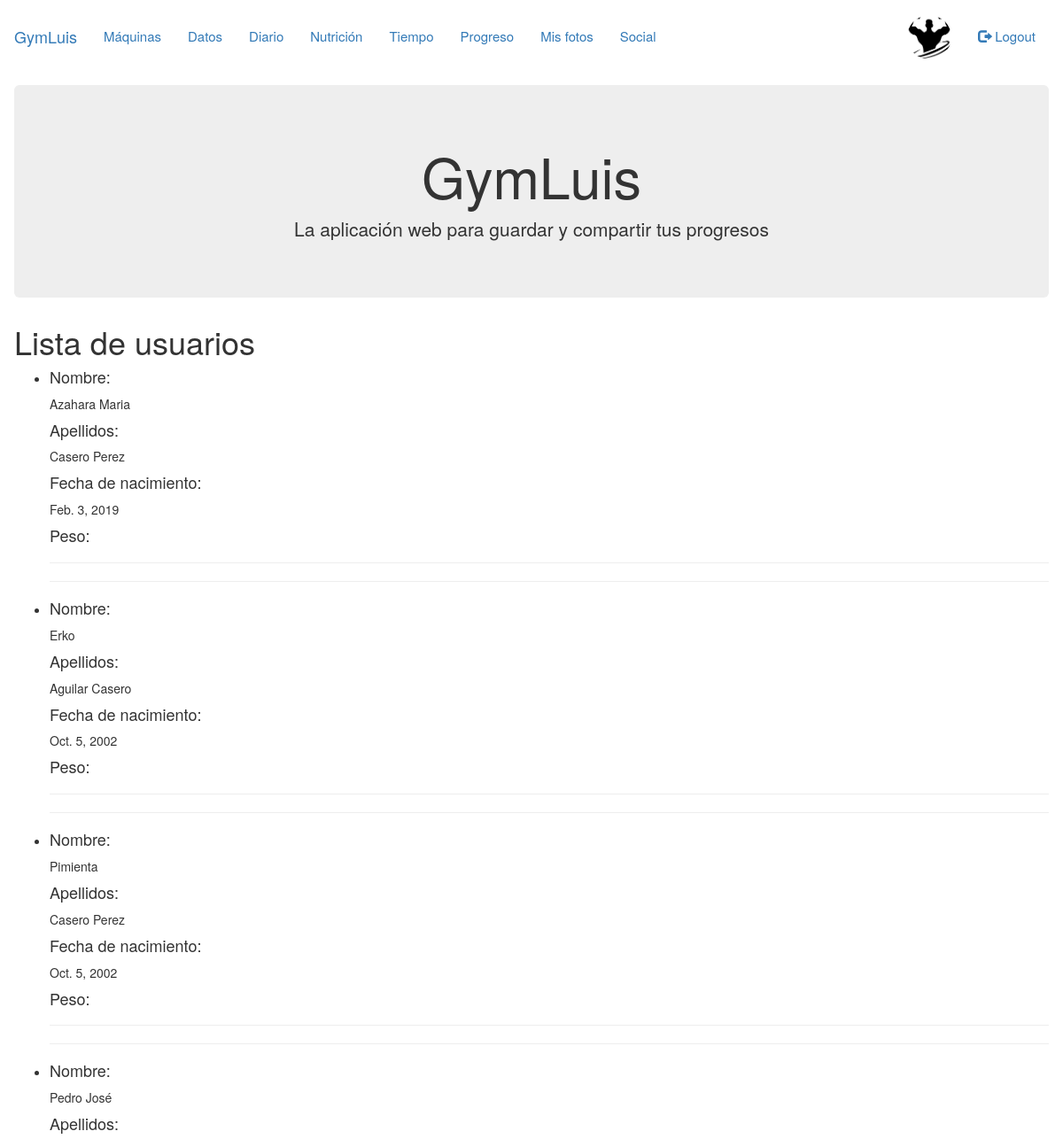
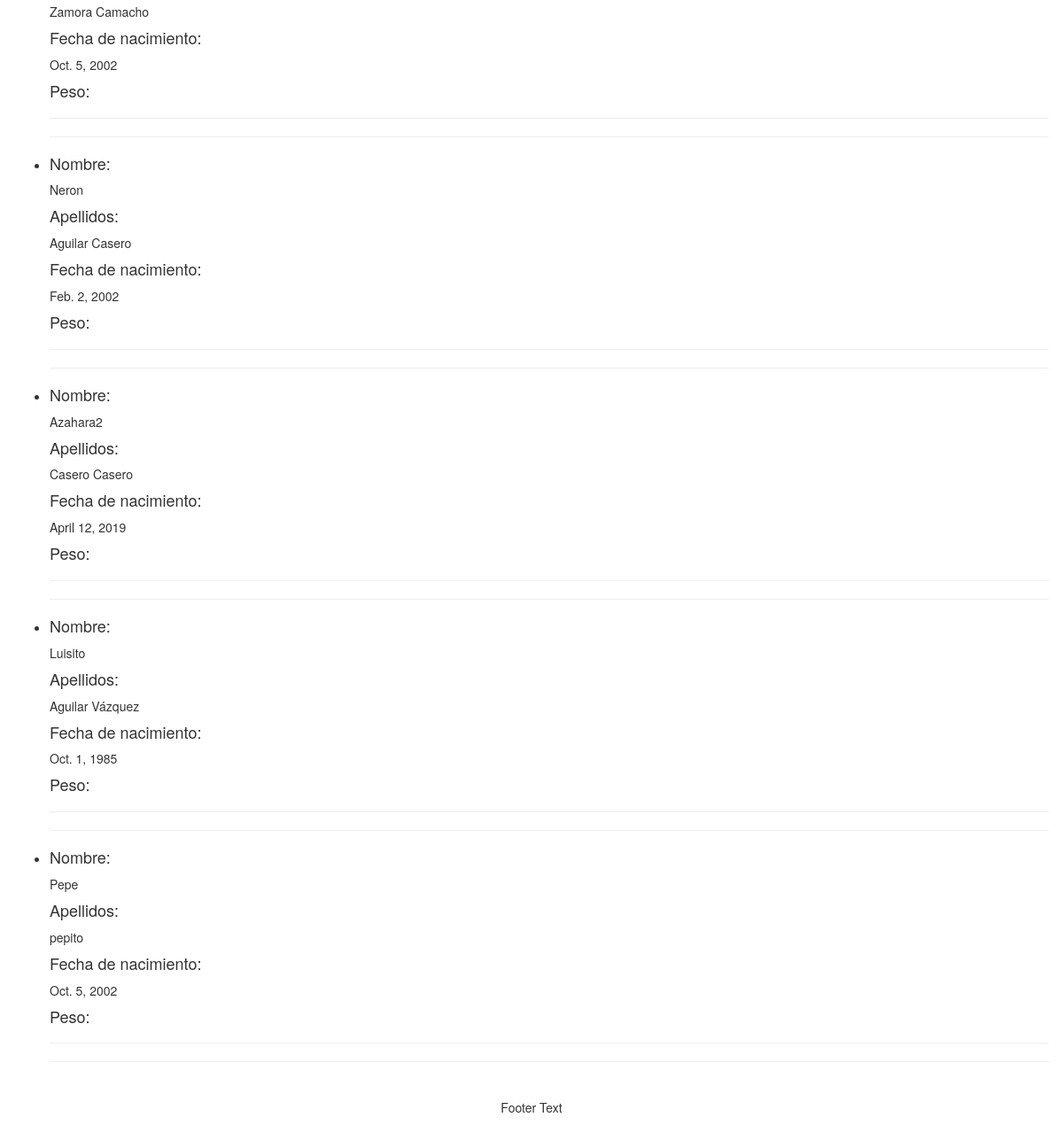
Page /gym/users/ (signed in) on the earlier database version (2 pictures, top to bottom).
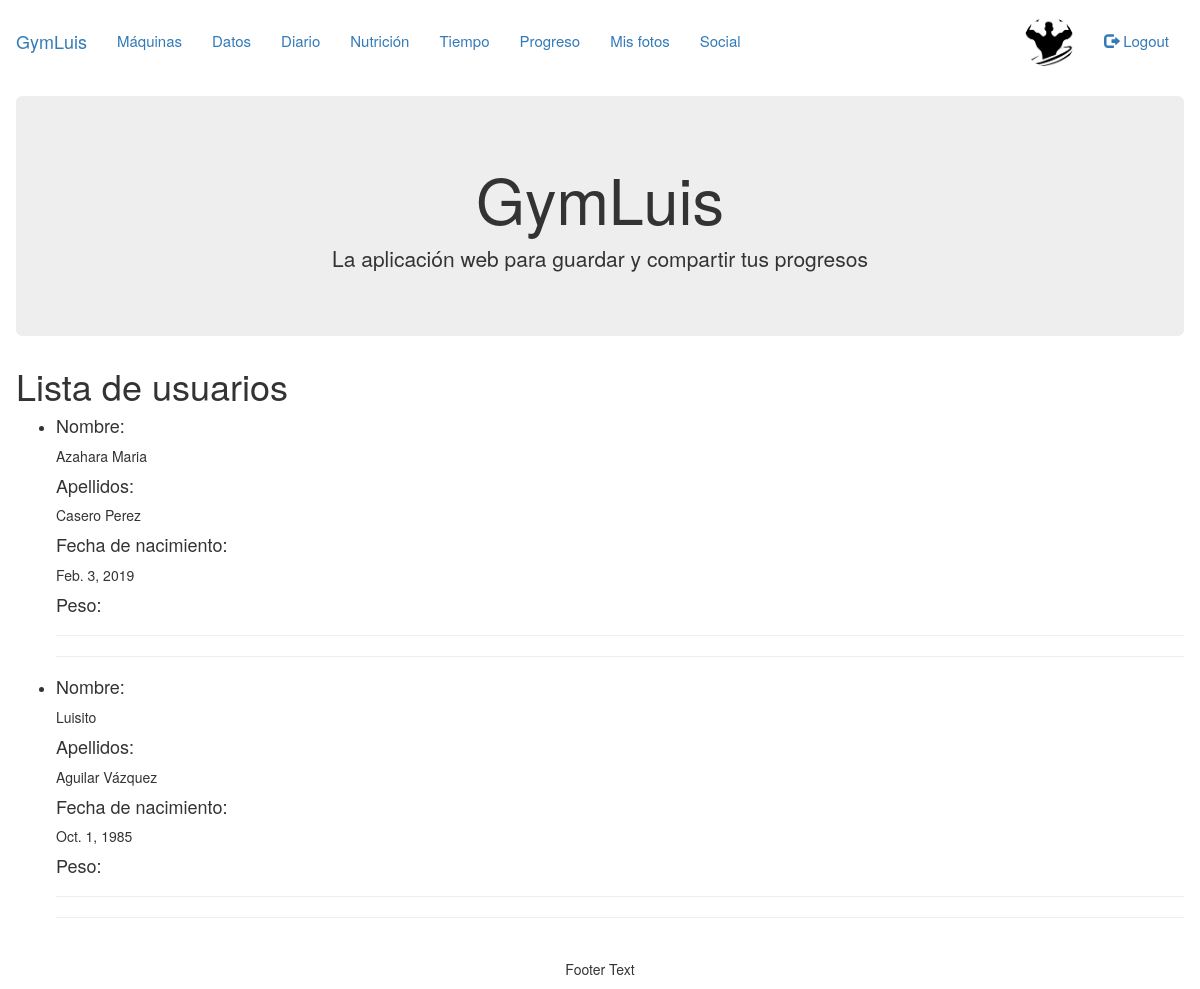
Same page on the later database version.
### gym/models.py (models this page shows, shortened)
class UserProfile(models.Model):
    user = models.OneToOneField(User, on_delete=models.CASCADE)
    birthdate = models.DateField(blank=True, null=True)
    city = models.CharField(max_length=50, blank=True, null=True)
    profile_picture = models.ImageField(
        upload_to='media/images/', default='logo-gym.png',
        blank=True, null=True)
    followers = models.ManyToManyField(
        to='self', through='Relationship', related_name='related_to',
        symmetrical=False, blank=True)

### gym/views.py (the view)
class UserListView(generic.ListView):
    model = UserProfile
    context_object_name = 'users_list'
    template_name = 'gym/users_list.html'

### gym/views.py (called while the page is built)
def get_only_requests(self, status):
    return self.related_to.filter(
        from_people__status=status,
        from_people__to_person=self,
        from_people__accepted=False)

### gym/templates/gym/users_list.html (shortened to what this page needs)
{% extends "base_generic.html" %}
{% block content %}
    <h1>Lista de usuarios</h1>
    {% if users_list %}
    <ul>
      {% for users in users_list %}
      <li>
        {% if not users.user.is_staff %}
          <h4>Nombre:</h4>{{ users.user.first_name }}
          <h4>Apellidos:</h4>{{ users.user.last_name }}
          <h4>Fecha de nacimiento:</h4>{{ users.birthdate }}
          <h4>Peso:</h4>
        {% endif %}
      </li>
      <hr><hr>
      {% endfor %}
    </ul>
    {% else %}
      <p>No hay usuarios registrados en el sistema.</p>
    {% endif %}
{% endblock %}

### gym/templates/base_generic.html (shortened to what this page needs)
{% load static %}
{% load tags %}
<!DOCTYPE html>
<html lang="es">
<head>
  <link rel="stylesheet" href="https://maxcdn.bootstrapcdn.com/bootstrap/3.4.0/css/bootstrap.min.css">
  <link rel="stylesheet" type="text/css" href="{% static 'css/gym.css' %}">
  <link rel="stylesheet" href="https://use.fontawesome.com/releases/v5.7.2/css/all.css">
</head>
<body>
<nav class="navbar navbar" style="margin-top:15px;">
  <div class="container-fluid">
    <div class="navbar-header" style="font-size:15px">
      <a class="navbar-brand" href="{% url 'index' %}">GymLuis</a>
    </div>
    <div class="collapse navbar-collapse" style="font-size:15px" id="myNavbar">
      <ul class="nav navbar-nav">
        {% if user.is_authenticated %}
          {% if not user.is_staff %}
            <li><a href="{% url 'machines' %}"> Máquinas </a></li>
            <li class="active"><a href="{% url 'user_data' %}">Datos</a></li>
            <li class="active"><a href="{% url 'entry_list' %}">Diario</a></li>
            <li class="active"><a href="{% url 'nutrition' %}">Nutrición</a></li>
            <li class="active"><a href="{% url 'weather' %}">Tiempo</a></li>
            <li class="active"><a href="{% url 'progress' %}">Progreso</a></li>
            <li class="active"><a href="{% url 'images' %}">Mis fotos</a></li>
            <li class="active"><a href="{% url 'social' %}">Social</a></li>
          {% endif %}
        </ul>
          <ul class="nav navbar-nav navbar-right">
            <li><a href="{% url 'user_data' %}"><img src="{{ user.userprofile.profile_picture.url }}" class="img-responsive img-circle" style="width:50px; height:50px;position:relative;top:-14px"></a></li>
            <li><a href="{% url 'logout' %}"><span class="glyphicon glyphicon-log-out"></span> Logout</a></li>
          </ul>
        {% else %}
      </ul>
          <ul class="nav navbar-nav navbar-right">
            <li><a href="{% url 'login' %}?"><span class="glyphicon glyphicon-log-in"></span> Login</a></li>
            <li><a href="{% url 'signup' %}?" class="enlacenav">Registro</a></li>
          </ul>
        {% endif %}
    </div>
    {% block jumbotron %}
      <div class="jumbotron" style="margin-top:0px">
        <div class="container text-center">
          <h1>GymLuis</h1>
          <p>La aplicación web para guardar y compartir tus progresos</p>
        </div>
      </div>
    {% endblock %}
    {% block content %}{% endblock %}
  </div>
</nav>
<footer class="container-fluid text-center">
  <p>Footer Text</p>
</footer>
</body>
</html>

### static/css/gym.css (style rules this page uses)
* { box-sizing: border-box; }
.img-circle { border-radius: 50%; }

Differences in the rows shown:
removed UserProfile: user.first_name "Erko", user.last_name "Aguilar Casero", birthdate "Oct. 5, 2002"
removed UserProfile: user.first_name "Pimienta", user.last_name "Casero Perez", birthdate "Oct. 5, 2002"
removed UserProfile: user.first_name "Pedro José", user.last_name "Zamora Camacho", birthdate "Oct. 5, 2002"
removed UserProfile: user.first_name "Neron", user.last_name "Aguilar Casero", birthdate "Feb. 2, 2002"
removed UserProfile: user.first_name "Azahara2", user.last_name "Casero Casero", birthdate "April 12, 2019"
removed UserProfile: user.first_name "Pepe", user.last_name "pepito", birthdate "Oct. 5, 2002"
